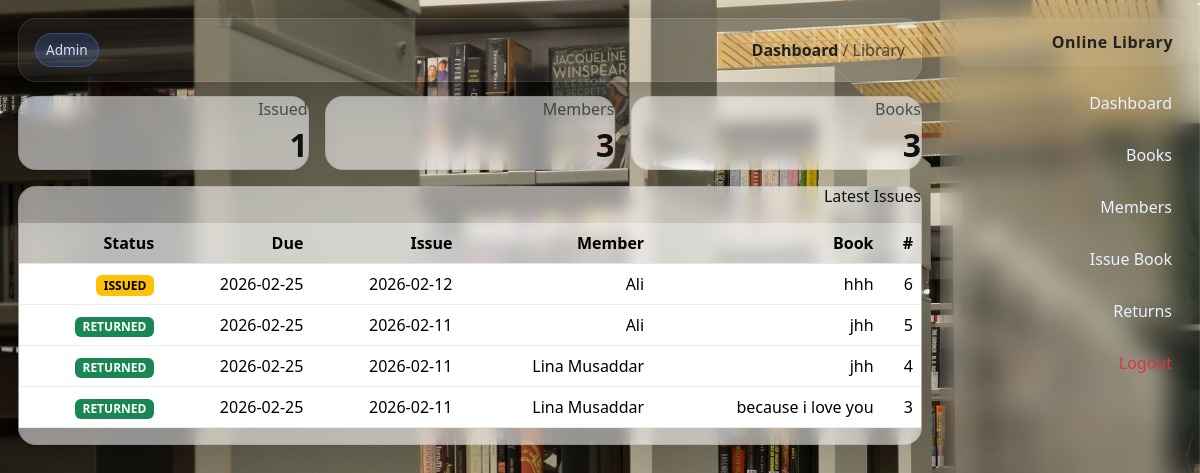
The app's page /admin/dashboard.php (signed in) with its own data.
### tables this page shows
CREATE TABLE `issues` (
  `id` int(11) NOT NULL,
  `book_id` int(11) NOT NULL,
  `member_id` int(11) NOT NULL,
  `issue_date` date NOT NULL,
  `due_date` date NOT NULL,
  `return_date` date DEFAULT NULL,
  `status` enum('ISSUED','RETURNED') NOT NULL DEFAULT 'ISSUED'
);

CREATE TABLE `books` (
  `id` int(11) NOT NULL,
  `title` varchar(200) NOT NULL,
  `author` varchar(150) NOT NULL,
  `isbn` varchar(50) DEFAULT NULL,
  `quantity` int(11) NOT NULL DEFAULT 1,
  `available` int(11) NOT NULL DEFAULT 1,
  `created_at` timestamp NOT NULL DEFAULT current_timestamp(),
  `is_deleted` tinyint(1) NOT NULL DEFAULT 0
);

CREATE TABLE `members` (
  `id` int(11) NOT NULL,
  `full_name` varchar(150) NOT NULL,
  `email` varchar(150) DEFAULT NULL,
  `phone` varchar(50) DEFAULT NULL,
  `created_at` timestamp NOT NULL DEFAULT current_timestamp(),
  `password_hash` varchar(255) DEFAULT NULL
);

### includes/helpers.php (called while the page is built, shortened)
<?php
function e($str) {
  return htmlspecialchars($str ?? "", ENT_QUOTES, 'UTF-8');
}

### admin/dashboard.php (the view, shortened to what this page needs)
<?php
require_once __DIR__ . "/../includes/config.php";
require_once __DIR__ . "/../includes/helpers.php";
$books   = $conn->query("SELECT COUNT(*) c FROM books")->fetch_assoc()["c"];
$members = $conn->query("SELECT COUNT(*) c FROM members")->fetch_assoc()["c"];
$issued  = $conn->query("SELECT COUNT(*) c FROM issues WHERE status='ISSUED'")->fetch_assoc()["c"];
require_once __DIR__ . "/../includes/header.php";
require_once __DIR__ . "/../includes/sidebar.php";
?>
<div class="main">
  <div class="topbar">
    <div><b>Dashboard</b> <span class="text-muted">/ Library</span></div>
    <span class="badge-soft">Admin</span>
  </div>
  <div class="row g-3">
    <div class="col-md-4">
      <div class="cardx">
        <div class="text-muted">Books</div>
        <div class="fs-2 fw-bold"><?= (int)$books ?></div>
      </div>
    </div>
    <div class="col-md-4">
      <div class="cardx">
        <div class="text-muted">Members</div>
        <div class="fs-2 fw-bold"><?= (int)$members ?></div>
      </div>
    </div>
    <div class="col-md-4">
      <div class="cardx">
        <div class="text-muted">Issued</div>
        <div class="fs-2 fw-bold"><?= (int)$issued ?></div>
      </div>
    </div>
  </div>
  <div class="cardx mt-3">
    <h6 class="mb-3">Latest Issues</h6>
    <div class="table-responsive">
      <table class="table align-middle">
        <thead>
          <tr>
            <th>#</th>
            <th>Book</th>
            <th>Member</th>
            <th>Issue</th>
            <th>Due</th>
            <th>Status</th>
          </tr>
        </thead>
        <tbody>
          <?php
          $q = $conn->query("SELECT i.id, b.title, m.full_name, i.issue_date, i.due_date, i.status
                             FROM issues i
                             JOIN books b ON b.id=i.book_id
                             JOIN members m ON m.id=i.member_id
                             ORDER BY i.id DESC LIMIT 8");
          while ($r = $q->fetch_assoc()):
          ?>
            <tr>
              <td><?= (int)$r["id"] ?></td>
              <td><?= e($r["title"]) ?></td>
              <td><?= e($r["full_name"]) ?></td>
              <td><?= e($r["issue_date"]) ?></td>
              <td><?= e($r["due_date"]) ?></td>
              <td><span class="badge <?= $r["status"] === 'ISSUED' ? 'text-bg-warning' : 'text-bg-success' ?>"><?= e($r["status"]) ?></span></td>
            </tr>
          <?php endwhile; ?>
        </tbody>
      </table>
    </div>
  </div>
</div>
<?php require_once __DIR__ . "/../includes/footer.php"; ?>

### includes/header.php (shortened to what this page needs)
<!doctype html>
<html lang="ar" dir="rtl">
<head>
  <link href="https://cdn.jsdelivr.net/npm/bootstrap@5.3.3/dist/css/bootstrap.min.css" rel="stylesheet">
  <link href="/library/assets/css/style.css" rel="stylesheet">
</head>
<body>
  <div class="app">

### includes/sidebar.php
<div class="sidebar">
  <div class="brand">Online Library</div>
  <a class="navlink" href="dashboard.php">Dashboard</a>
  <a class="navlink" href="books.php">Books</a>
  <a class="navlink" href="members.php">Members</a>
  <a class="navlink" href="issue.php">Issue Book</a>
  <a class="navlink" href="returns.php">Returns</a>
  <a class="navlink text-danger" href="logout.php">Logout</a>
</div>

### includes/footer.php (shortened to what this page needs)
</div>
</body>
</html>

### assets/css/style.css (style rules this page uses)
:root { --bg:#0b1220; --card: rgba(255,255,255,.07); --card2: rgba(255,255,255,.09); --text:#eaf1ff; --muted: rgba(234,241,255,.70); --line: rgba(255,255,255,.10); --primary:#4f8cff; --primary2:#2563eb; --danger:#ef4444; --shadow: 0 18px 55px rgba(0,0,0,.38); --radius: 18px; }
body { background: url("/library/assets/img/4.jpg"); background-size:cover; background-position:center; background-attachment:fixed; color:#222; }
.app { display:flex; min-height:100vh; }
.sidebar { width:260px; padding:18px 14px; background: linear-gradient(180deg, rgba(255,255,255,.09), rgba(255,255,255,.03)); border-right: 1px solid var(--line); backdrop-filter: blur(14px); }
.brand { font-weight:800; letter-spacing:.5px; padding:12px 12px; border-radius:14px; background: rgba(255,255,255,.06); margin-bottom:14px; }
.navlink { display:block; padding:10px 12px; margin:6px 0; border-radius:14px; text-decoration:none; color:var(--text); border:1px solid transparent; transition:.18s ease; }
.main { flex:1; padding:18px 18px 40px; }
.topbar { display:flex; align-items:center; justify-content:space-between; padding:14px 16px; border-radius: var(--radius); background: rgba(255,255,255,.06); border:1px solid var(--line); box-shadow: var(--shadow); margin-bottom:14px; }
.badge-soft { padding:6px 10px; border-radius:999px; background: rgba(79,140,255,.18); border:1px solid rgba(79,140,255,.35); color: #cfe0ff; font-size:.85rem; }
.cardx { background: rgba(255,255,255,.55); border:1px solid rgba(0,0,0,.08); backdrop-filter: blur(8px); border-radius:18px; box-shadow: 0 12px 35px rgba(0,0,0,.15); color:#111; }
.table { background: transparent !important; color:#111 !important; }
.table thead th { background: rgba(255,255,255,.35) !important; color:#000 !important; font-weight:900 !important; border-bottom:1px solid rgba(0,0,0,.1) !important; }
.table td, .table th { border-color: rgba(0,0,0,.08) !important; }
.table tbody tr { background: rgba(255,255,255,.25); }

### records on screen
issues: id "6", book.title "hhh", member.full_name "Ali", issue_date "2026-02-12", due_date "2026-02-25", status "ISSUED"
issues: id "5", book.title "jhh", member.full_name "Ali", issue_date "2026-02-11", due_date "2026-02-25", status "RETURNED"
issues: id "4", book.title "jhh", member.full_name "Lina Musaddar", issue_date "2026-02-11", due_date "2026-02-25", status "RETURNED"
issues: id "3", book.title "because i love you", member.full_name "Lina Musaddar", issue_date "2026-02-11", due_date "2026-02-25", status "RETURNED"

### other values on screen
$books "3"
$members "3"
$issued "1"
